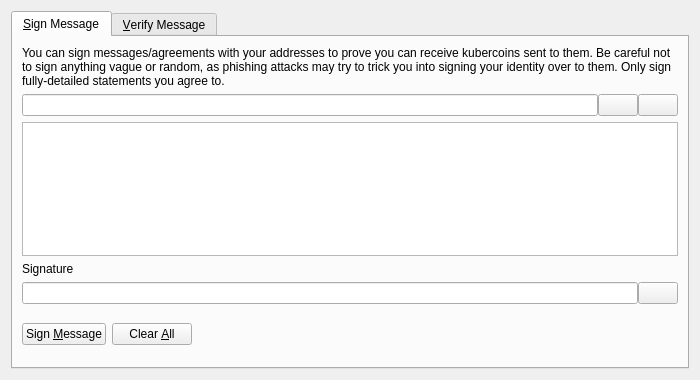
<?xml version="1.0" encoding="UTF-8"?>
<ui version="4.0">
 <class>SignVerifyMessageDialog</class>
 <widget class="QDialog" name="SignVerifyMessageDialog">
  <property name="geometry">
   <rect>
    <x>0</x>
    <y>0</y>
    <width>700</width>
    <height>380</height>
   </rect>
  </property>
  <property name="windowTitle">
   <string>Signatures - Sign / Verify a Message</string>
  </property>
  <property name="modal">
   <bool>true</bool>
  </property>
  <layout class="QVBoxLayout" name="verticalLayout">
   <item>
    <widget class="QTabWidget" name="tabWidget">
     <property name="currentIndex">
      <number>0</number>
     </property>
     <widget class="QWidget" name="tabSignMessage">
      <attribute name="title">
       <string>&amp;Sign Message</string>
      </attribute>
      <layout class="QVBoxLayout" name="verticalLayout_SM">
       <item>
        <widget class="QLabel" name="infoLabel_SM">
         <property name="text">
          <string>You can sign messages/agreements with your addresses to prove you can receive kubercoins sent to them. Be careful not to sign anything vague or random, as phishing attacks may try to trick you into signing your identity over to them. Only sign fully-detailed statements you agree to.</string>
         </property>
         <property name="textFormat">
          <enum>Qt::PlainText</enum>
         </property>
         <property name="wordWrap">
          <bool>true</bool>
         </property>
        </widget>
       </item>
       <item>
        <layout class="QHBoxLayout" name="horizontalLayout_1_SM">
         <property name="spacing">
          <number>0</number>
         </property>
         <item>
          <widget class="QValidatedLineEdit" name="addressIn_SM">
           <property name="toolTip">
            <string>The Kubercoin address to sign the message with</string>
           </property>
          </widget>
         </item>
         <item>
          <widget class="QPushButton" name="addressBookButton_SM">
           <property name="toolTip">
            <string>Choose previously used address</string>
           </property>
           <property name="text">
            <string/>
           </property>
           <property name="icon">
            <iconset resource="../bitcoin.qrc">
             <normaloff>:/icons/address-book</normaloff>:/icons/address-book</iconset>
           </property>
           <property name="shortcut">
            <string>Alt+A</string>
           </property>
           <property name="autoDefault">
            <bool>false</bool>
           </property>
          </widget>
         </item>
         <item>
          <widget class="QPushButton" name="pasteButton_SM">
           <property name="toolTip">
            <string>Paste address from clipboard</string>
           </property>
           <property name="text">
            <string/>
           </property>
           <property name="icon">
            <iconset resource="../bitcoin.qrc">
             <normaloff>:/icons/editpaste</normaloff>:/icons/editpaste</iconset>
           </property>
           <property name="shortcut">
            <string>Alt+P</string>
           </property>
           <property name="autoDefault">
            <bool>false</bool>
           </property>
          </widget>
         </item>
        </layout>
       </item>
       <item>
        <widget class="QPlainTextEdit" name="messageIn_SM">
         <property name="toolTip">
          <string>Enter the message you want to sign here</string>
         </property>
        </widget>
       </item>
       <item>
        <widget class="QLabel" name="signatureLabel_SM">
         <property name="text">
          <string>Signature</string>
         </property>
         <property name="textFormat">
          <enum>Qt::PlainText</enum>
         </property>
        </widget>
       </item>
       <item>
        <layout class="QHBoxLayout" name="horizontalLayout_2_SM">
         <property name="spacing">
          <number>0</number>
         </property>
         <item>
          <widget class="QLineEdit" name="signatureOut_SM">
           <property name="font">
            <font>
             <italic>true</italic>
            </font>
           </property>
           <property name="readOnly">
            <bool>true</bool>
           </property>
          </widget>
         </item>
         <item>
          <widget class="QPushButton" name="copySignatureButton_SM">
           <property name="toolTip">
            <string>Copy the current signature to the system clipboard</string>
           </property>
           <property name="text">
            <string/>
           </property>
           <property name="icon">
            <iconset resource="../bitcoin.qrc">
             <normaloff>:/icons/editcopy</normaloff>:/icons/editcopy</iconset>
           </property>
           <property name="autoDefault">
            <bool>false</bool>
           </property>
          </widget>
         </item>
        </layout>
       </item>
       <item>
        <layout class="QHBoxLayout" name="horizontalLayout_3_SM">
         <item>
          <widget class="QPushButton" name="signMessageButton_SM">
           <property name="toolTip">
            <string>Sign the message to prove you own this Kubercoin address</string>
           </property>
           <property name="text">
            <string>Sign &amp;Message</string>
           </property>
           <property name="icon">
            <iconset resource="../bitcoin.qrc">
             <normaloff>:/icons/edit</normaloff>:/icons/edit</iconset>
           </property>
           <property name="autoDefault">
            <bool>false</bool>
           </property>
          </widget>
         </item>
         <item>
          <widget class="QPushButton" name="clearButton_SM">
           <property name="toolTip">
            <string>Reset all sign message fields</string>
           </property>
           <property name="text">
            <string>Clear &amp;All</string>
           </property>
           <property name="icon">
            <iconset resource="../bitcoin.qrc">
             <normaloff>:/icons/remove</normaloff>:/icons/remove</iconset>
           </property>
           <property name="autoDefault">
            <bool>false</bool>
           </property>
          </widget>
         </item>
         <item>
          <spacer name="horizontalSpacer_1_SM">
           <property name="orientation">
            <enum>Qt::Horizontal</enum>
           </property>
           <property name="sizeHint" stdset="0">
            <size>
             <width>40</width>
             <height>48</height>
            </size>
           </property>
          </spacer>
         </item>
         <item>
          <widget class="QLabel" name="statusLabel_SM">
           <property name="font">
            <font>
             <weight>75</weight>
             <bold>true</bold>
            </font>
           </property>
           <property name="text">
            <string/>
           </property>
           <property name="wordWrap">
            <bool>true</bool>
           </property>
          </widget>
         </item>
         <item>
          <spacer name="horizontalSpacer_2_SM">
           <property name="orientation">
            <enum>Qt::Horizontal</enum>
           </property>
           <property name="sizeHint" stdset="0">
            <size>
             <width>40</width>
             <height>48</height>
            </size>
           </property>
          </spacer>
         </item>
        </layout>
       </item>
      </layout>
     </widget>
     <widget class="QWidget" name="tabVerifyMessage">
      <attribute name="title">
       <string>&amp;Verify Message</string>
      </attribute>
      <layout class="QVBoxLayout" name="verticalLayout_VM">
       <item>
        <widget class="QLabel" name="infoLabel_VM">
         <property name="text">
          <string>Enter the receiver's address, message (ensure you copy line breaks, spaces, tabs, etc. exactly) and signature below to verify the message. Be careful not to read more into the signature than what is in the signed message itself, to avoid being tricked by a man-in-the-middle attack. Note that this only proves the signing party receives with the address, it cannot prove sendership of any transaction!</string>
         </property>
         <property name="textFormat">
          <enum>Qt::PlainText</enum>
         </property>
         <property name="alignment">
          <set>Qt::AlignLeading|Qt::AlignLeft|Qt::AlignTop</set>
         </property>
         <property name="wordWrap">
          <bool>true</bool>
         </property>
        </widget>
       </item>
       <item>
        <layout class="QHBoxLayout" name="horizontalLayout_1_VM">
         <property name="spacing">
          <number>0</number>
         </property>
         <item>
          <widget class="QValidatedLineEdit" name="addressIn_VM">
           <property name="toolTip">
            <string>The Kubercoin address the message was signed with</string>
           </property>
          </widget>
         </item>
         <item>
          <widget class="QPushButton" name="addressBookButton_VM">
           <property name="toolTip">
            <string>Choose previously used address</string>
           </property>
           <property name="text">
            <string/>
           </property>
           <property name="icon">
            <iconset resource="../bitcoin.qrc">
             <normaloff>:/icons/address-book</normaloff>:/icons/address-book</iconset>
           </property>
           <property name="shortcut">
            <string>Alt+A</string>
           </property>
           <property name="autoDefault">
            <bool>false</bool>
           </property>
          </widget>
         </item>
        </layout>
       </item>
       <item>
        <widget class="QPlainTextEdit" name="messageIn_VM"/>
       </item>
       <item>
        <widget class="QValidatedLineEdit" name="signatureIn_VM"/>
       </item>
       <item>
        <layout class="QHBoxLayout" name="horizontalLayout_2_VM">
         <item>
          <widget class="QPushButton" name="verifyMessageButton_VM">
           <property name="toolTip">
            <string>Verify the message to ensure it was signed with the specified Kubercoin address</string>
           </property>
           <property name="text">
            <string>Verify &amp;Message</string>
           </property>
           <property name="icon">
            <iconset resource="../bitcoin.qrc">
             <normaloff>:/icons/transaction_0</normaloff>:/icons/transaction_0</iconset>
           </property>
           <property name="autoDefault">
            <bool>false</bool>
           </property>
          </widget>
         </item>
         <item>
          <widget class="QPushButton" name="clearButton_VM">
           <property name="toolTip">
            <string>Reset all verify message fields</string>
           </property>
           <property name="text">
            <string>Clear &amp;All</string>
           </property>
           <property name="icon">
            <iconset resource="../bitcoin.qrc">
             <normaloff>:/icons/remove</normaloff>:/icons/remove</iconset>
           </property>
           <property name="autoDefault">
            <bool>false</bool>
           </property>
          </widget>
         </item>
         <item>
          <spacer name="horizontalSpacer_1_VM">
           <property name="orientation">
            <enum>Qt::Horizontal</enum>
           </property>
           <property name="sizeHint" stdset="0">
            <size>
             <width>40</width>
             <height>48</height>
            </size>
           </property>
          </spacer>
         </item>
         <item>
          <widget class="QLabel" name="statusLabel_VM">
           <property name="font">
            <font>
             <weight>75</weight>
             <bold>true</bold>
            </font>
           </property>
           <property name="text">
            <string/>
           </property>
           <property name="wordWrap">
            <bool>true</bool>
           </property>
          </widget>
         </item>
         <item>
          <spacer name="horizontalSpacer_2_VM">
           <property name="orientation">
            <enum>Qt::Horizontal</enum>
           </property>
           <property name="sizeHint" stdset="0">
            <size>
             <width>40</width>
             <height>48</height>
            </size>
           </property>
          </spacer>
         </item>
        </layout>
       </item>
      </layout>
     </widget>
    </widget>
   </item>
  </layout>
 </widget>
 <customwidgets>
  <customwidget>
   <class>QValidatedLineEdit</class>
   <extends>QLineEdit</extends>
   <header>qvalidatedlineedit.h</header>
  </customwidget>
 </customwidgets>
 <resources>
  <include location="../bitcoin.qrc"/>
 </resources>
 <connections/>
</ui>
